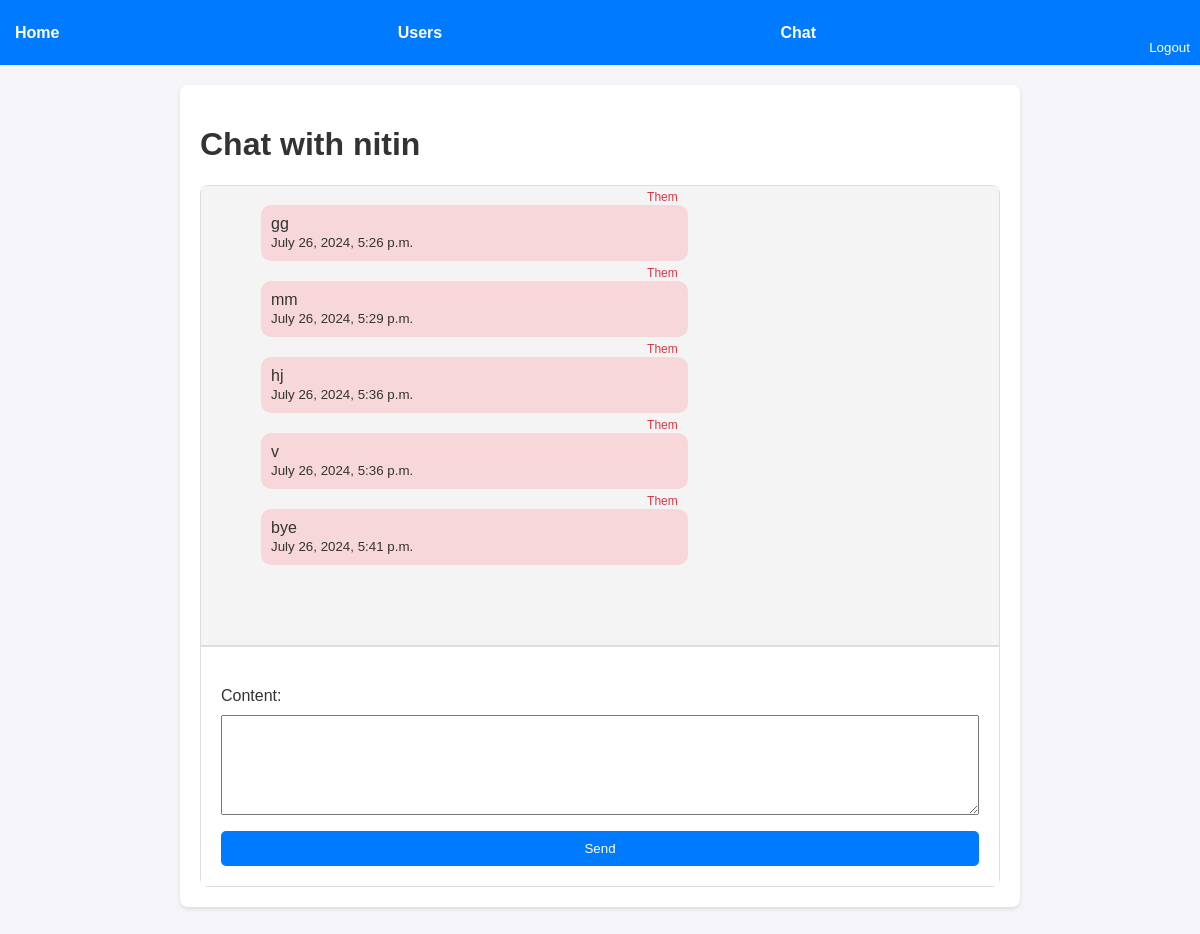
Page /api/chat/nitin/ (signed in) on the committed database.
### chat/models.py (models this page shows, shortened)
class Message(models.Model):
    sender = models.ForeignKey(User, related_name='sent_messages', on_delete=models.CASCADE)
    receiver = models.ForeignKey(User, related_name='received_messages', on_delete=models.CASCADE)
    content = models.TextField()
    timestamp = models.DateTimeField(default=timezone.now)
    class Meta:
        ordering = ['timestamp']

### chat/views.py (the view)
# urls.py: path('chat/<str:username>/', chat_view, name='chat_view'),
@login_required
def chat_view(request, username):
    user = get_object_or_404(User, username=username)
    if request.method == 'POST':
        form = MessageForm(request.POST)
        if form.is_valid():
            message = form.save(commit=False)
            message.sender = request.user
            message.receiver = user
            message.save()
            return redirect('chat_view', username=username)
    else:
        form = MessageForm()
    messages = Message.objects.filter(
        Q(sender=request.user, receiver=user) |
        Q(sender=user, receiver=request.user)
    ).order_by('timestamp')
    return render(request, 'chat/chat.html', {
        'username': username,
        'user': user,
        'messages': messages,
        'form': form
    })

### chat/forms.py
class MessageForm(forms.ModelForm):
    class Meta:
        model = Message
        fields = ['content']
        widgets = {
            'content': forms.Textarea(attrs={'class': 'form-control', 'rows': 4}),
        }

### chat/templates/chat/chat.html (shortened to what this page needs)
<!DOCTYPE html>
<html lang="en">
<head>
    {% load static %}
    <link rel="stylesheet" href="{% static 'chat/chat.css' %}">
</head>
<body>
    <div class="navbar">
        <a href="{% url 'index' %}">Home</a>
        {% if user.is_authenticated %}
            <a href="{% url 'user_list' %}">Users</a>
            <a href="{% url 'chat_view' user.username %}">Chat</a>
            <form action="{% url 'logout' %}" method="post">
                <button type="submit">Logout</button>
            </form>
        {% else %}
            <a href="{% url 'login' %}">Login</a>
            <a href="{% url 'register' %}">Register</a>
        {% endif %}
    </div>
    <div class="container">
        <h1>Chat with {{ username }}</h1>
        <div class="chat-box">
            <div id="messages" class="messages">
                {% for message in messages %}
                    <div class="message {% if message.sender == user %}sent{% else %}received{% endif %}">
                        {{ message.content }}<br>
                        <small>{{ message.timestamp }}</small>
                    </div>
                {% endfor %}
            </div>
            <div class="form-container">
                <form method="post" onsubmit="scrollToBottom()">
                    {{ form.as_p }}
                    <button type="submit">Send</button>
                </form>
            </div>
        </div>
    </div>
</body>
</html>

### chat/static/chat/chat.css (style rules this page uses)
body { font-family: Arial, sans-serif; background-color: #f4f4f9; margin: 0; padding: 0; color: #333; }
.navbar { display: flex; background-color: #007bff; justify-content: space-between; align-items: center; }
.navbar a { color: #fff; text-decoration: none; margin: 0 15px; font-weight: bold; }
.container { max-width: 800px; margin: 20px auto; padding: 20px; background-color: #fff; border-radius: 8px; box-shadow: 0 2px 4px rgba(0, 0, 0, 0.1); }
.chat-box { display: flex; flex-direction: column; height: 700px; border: 1px solid #ddd; border-radius: 8px; }
.messages { flex: 1; overflow-y: auto; padding: 60px; background-color: #f4f4f4; border-bottom: 1px solid #ddd; }
.message { margin-bottom: 20px; padding: 10px; border-radius: 10px; max-width: 60%; word-wrap: break-word; position: relative; }
.sent { background-color: #f8d7da; align-self: flex-end; }
.sent::after { content: "Them"; position: absolute; top: -15px; right: 10px; font-size: 12px; color: #dc3545; }
.form-container { padding: 20px; position: sticky; background-color: #ffffff; border-top: 1px solid #ddd; }
textarea { width: 100%; padding: 10px; box-sizing: border-box; }
form { margin-top: 20px; }
form input, form textarea, form button { display: block; width: 100%; margin-top: 10px; }
form textarea { height: 100px; }
form button { background-color: #007bff; color: #fff; border: none; padding: 10px; border-radius: 5px; cursor: pointer; }

### rows in the picture
Message: content "gg", timestamp "July 26, 2024, 5:26 p.m."
Message: content "mm", timestamp "July 26, 2024, 5:29 p.m."
Message: content "hj", timestamp "July 26, 2024, 5:36 p.m."
Message: content "v", timestamp "July 26, 2024, 5:36 p.m."
Message: content "bye", timestamp "July 26, 2024, 5:41 p.m."

### other values in the picture
{{ username }} "nitin"
